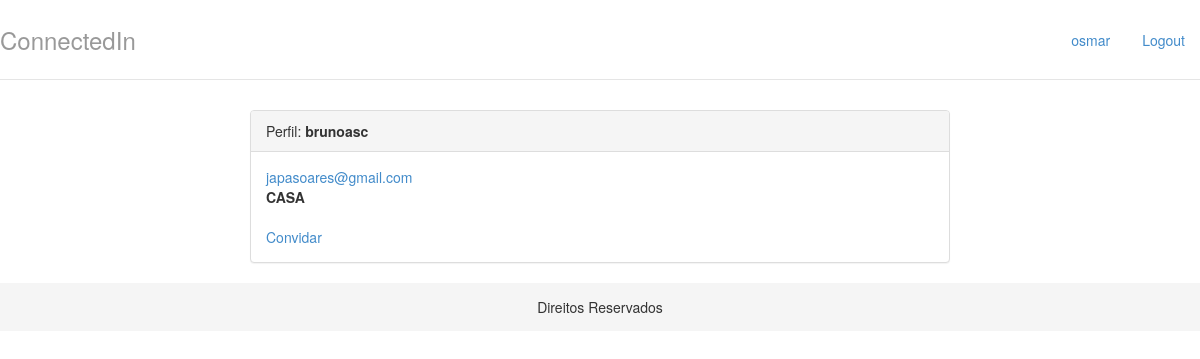
The app's page /perfil/5 (signed in) with its own data.
### perfis/models.py (models this page shows, shortened)
class Perfil(models.Model):
    nome = models.CharField(max_length=255, null=False)
    telefone = models.CharField(max_length=20, null= False)
    nome_empresa = models.CharField(max_length=255, null=False)
    contatos = models.ManyToManyField('Perfil')
    usuario = models.OneToOneField(User, related_name="perfil", on_delete=models.CASCADE)
    @property
    def email(self):
        return self.usuario.email
    @property
    def superuser(self):
        return self.usuario.is_superuser

### perfis/views.py (the view)
# urls.py: path('perfil/<int:perfil_id>', views.exibir_perfil, name='exibir'),
def exibir_perfil(request, perfil_id):
	perfil = Perfil.objects.get(id=perfil_id)
	return render(request, 'perfil.html',
		          {'perfil' : perfil,
				   'perfil_logado' : get_perfil_logado(request)})

### perfis/views.py (called while the page is built)
def get_perfil_logado(request):
	return Perfil.objects.get(usuario=request.user)

### perfis/templates/perfil.html (shortened to what this page needs)
{% extends 'base.html' %}
{% block body %}
	<div class="col-lg-12">
        <div class="container">
            <div class="panel panel-default">
                <div class="panel-heading"> Perfil: <strong>{{ perfil.nome }} </strong></div>
                <div class="panel-body">
                   <address>
                        <a href = "mailto:{{ perfil.email }}">{{ perfil.email }}</a>
                        <br>
                        <strong>{{ perfil.nome_empresa }}</strong>
                    </address>
                    {% if perfil_logado != perfil %}
                    <a href = "{% url 'convidar' perfil.id %}">
                        Convidar
                    </a>
                    {% endif %}
                </div>
            </div>
        </div>
    </div>
{% endblock %}

### perfis/templates/base.html (shortened to what this page needs)
{% load staticfiles %}
<!DOCTYPE html>
<html lang = "pt-br">
	<head>
		<link rel="stylesheet"
			 href="{% static 'styles/bootstrap.css' %}">
		<link rel="stylesheet"
			 href="{% static 'styles/main.css' %}">
        <link rel="stylesheet"
			 href="{% static 'styles/font-awesome.min.css' %}">
	</head>
	<body>
	<div class = "header">
		<ul class = "nav nav-pills pull-right">
			<li><a href = "{% url 'index' %}">{{ perfil_logado.nome }}</a></li>
			<li><a href = "/logout/">Logout</a></li>
		</ul>
		<h3 class = "text-muted">ConnectedIn</h3>
	</div>
	<div class="col-lg-12 col-md-12 col-sm-12">
        <div class="row">
            {% block body%}
            {% endblock %}
        </div>
    </div>
    <footer style="background-color: #f5f5f5; padding:1em; color:#333">
        <p class="text-center" style="margin:0">Direitos Reservados</p>
    </footer>
	</body>
</html>

### perfis/static/styles/main.css (style rules this page uses)
body { padding-top: 20px; padding-bottom: 0px; }
.header, .content, .footer { padding-left: 15px; padding-right: 15px; }
.header { border-bottom: 1px solid #e5e5e5; }
.header h3 { margin-top: 0; margin-bottom: 0; line-height: 40px; padding-bottom: 19px; }
@media (min-width: 768px) { .container { max-width: 730px; } }
@media screen and (min-width: 768px) { .header, .content, .footer { padding-left: 0; padding-right: 0; } }
@media screen and (min-width: 768px) { .header { margin-bottom: 30px; } }

### records on screen
Perfil: nome "osmar"
Perfil: nome "brunoasc", email "japasoares@gmail.com", nome_empresa "CASA"
